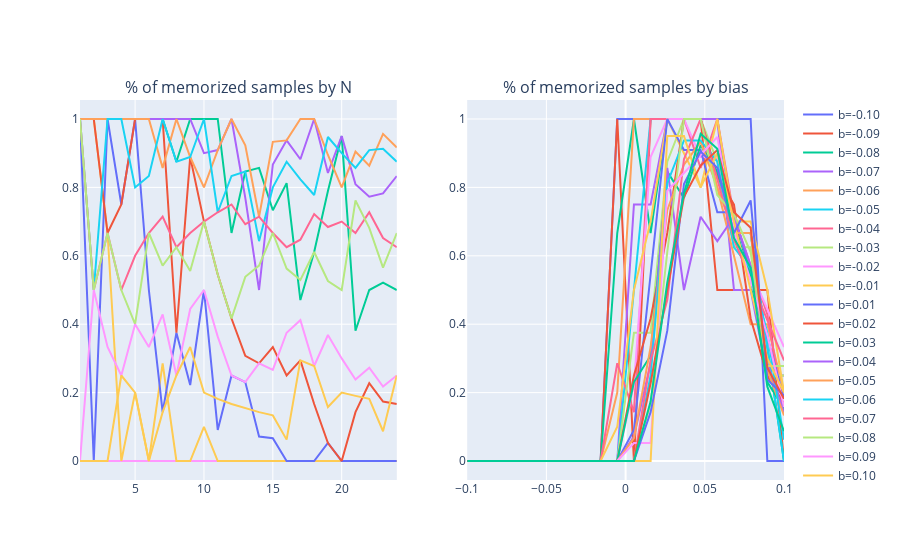

Notebook code cell kept with this figure:
### Code cell
fig = make_subplots(rows=1, cols=2, subplot_titles=("% of memorized samples by N","% of memorized samples by bias"))

# col 1
for i in range(suc_bias.shape[0]):
    fig.add_trace(go.Scatter(x=np.arange(1,25), y=suc_bias[i]/np.arange(1,25), name="b={:.2f}".format(biases[i])), row=1, col=1)

#col 2
for i in range(1,24):
    fig.add_trace(go.Scatter(x=biases, y=suc_bias.T[i-1]/i, name="b={:.2f}".format(i)), row=1, col=2)

fig.show()
